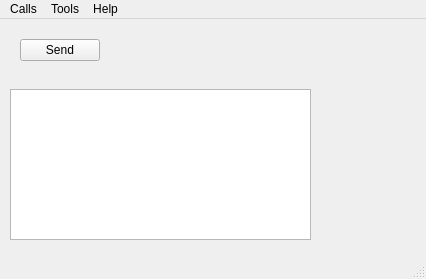
<?xml version="1.0" encoding="UTF-8"?>
<ui version="4.0">
 <class>MainWindow</class>
 <widget class="QMainWindow" name="MainWindow">
  <property name="geometry">
   <rect>
    <x>0</x>
    <y>0</y>
    <width>426</width>
    <height>279</height>
   </rect>
  </property>
  <property name="windowTitle">
   <string>Uart Files</string>
  </property>
  <widget class="QWidget" name="centralWidget">
   <widget class="QPushButton" name="pushButton">
    <property name="geometry">
     <rect>
      <x>20</x>
      <y>20</y>
      <width>80</width>
      <height>22</height>
     </rect>
    </property>
    <property name="text">
     <string>Send</string>
    </property>
   </widget>
   <widget class="QTextEdit" name="Received">
    <property name="geometry">
     <rect>
      <x>10</x>
      <y>70</y>
      <width>301</width>
      <height>151</height>
     </rect>
    </property>
   </widget>
  </widget>
  <widget class="QMenuBar" name="menuBar">
   <property name="geometry">
    <rect>
     <x>0</x>
     <y>0</y>
     <width>426</width>
     <height>20</height>
    </rect>
   </property>
   <widget class="QMenu" name="menuCalls">
    <property name="title">
     <string>Calls</string>
    </property>
    <addaction name="actionConnect"/>
    <addaction name="actionDisconnect"/>
    <addaction name="separator"/>
    <addaction name="actionQuit"/>
   </widget>
   <widget class="QMenu" name="menuTools">
    <property name="title">
     <string>Tools</string>
    </property>
    <addaction name="actionConfigure"/>
    <addaction name="actionClear"/>
   </widget>
   <widget class="QMenu" name="menuHelp">
    <property name="title">
     <string>Help</string>
    </property>
    <addaction name="actionAbout"/>
    <addaction name="actionAboutQt"/>
   </widget>
   <addaction name="menuCalls"/>
   <addaction name="menuTools"/>
   <addaction name="menuHelp"/>
  </widget>
  <widget class="QStatusBar" name="statusBar"/>
  <action name="actionAbout">
   <property name="text">
    <string>&amp;About</string>
   </property>
   <property name="toolTip">
    <string>About program</string>
   </property>
   <property name="shortcut">
    <string>Alt+A</string>
   </property>
  </action>
  <action name="actionAboutQt">
   <property name="text">
    <string>About Qt</string>
   </property>
  </action>
  <action name="actionConnect">
   <property name="icon">
    <iconset>
     <normaloff>:/images/connect.png</normaloff>:/images/connect.png</iconset>
   </property>
   <property name="text">
    <string>C&amp;onnect</string>
   </property>
   <property name="toolTip">
    <string>Connect to serial port</string>
   </property>
   <property name="shortcut">
    <string>Ctrl+O</string>
   </property>
  </action>
  <action name="actionDisconnect">
   <property name="icon">
    <iconset>
     <normaloff>:/images/disconnect.png</normaloff>:/images/disconnect.png</iconset>
   </property>
   <property name="text">
    <string>&amp;Disconnect</string>
   </property>
   <property name="toolTip">
    <string>Disconnect from serial port</string>
   </property>
   <property name="shortcut">
    <string>Ctrl+D</string>
   </property>
  </action>
  <action name="actionConfigure">
   <property name="icon">
    <iconset>
     <normaloff>images/settings.png</normaloff>images/settings.png</iconset>
   </property>
   <property name="text">
    <string>&amp;Configure</string>
   </property>
   <property name="toolTip">
    <string>Configure serial port</string>
   </property>
   <property name="shortcut">
    <string>Alt+C</string>
   </property>
  </action>
  <action name="actionClear">
   <property name="text">
    <string>C&amp;lear</string>
   </property>
   <property name="toolTip">
    <string>Clear data</string>
   </property>
   <property name="shortcut">
    <string>Alt+L</string>
   </property>
  </action>
  <action name="actionQuit">
   <property name="icon">
    <iconset>
     <normaloff>:/images/application-exit.png</normaloff>:/images/application-exit.png</iconset>
   </property>
   <property name="text">
    <string>&amp;Quit</string>
   </property>
   <property name="shortcut">
    <string>Ctrl+Q</string>
   </property>
  </action>
 </widget>
 <layoutdefault spacing="6" margin="11"/>
 <resources/>
 <connections/>
</ui>
